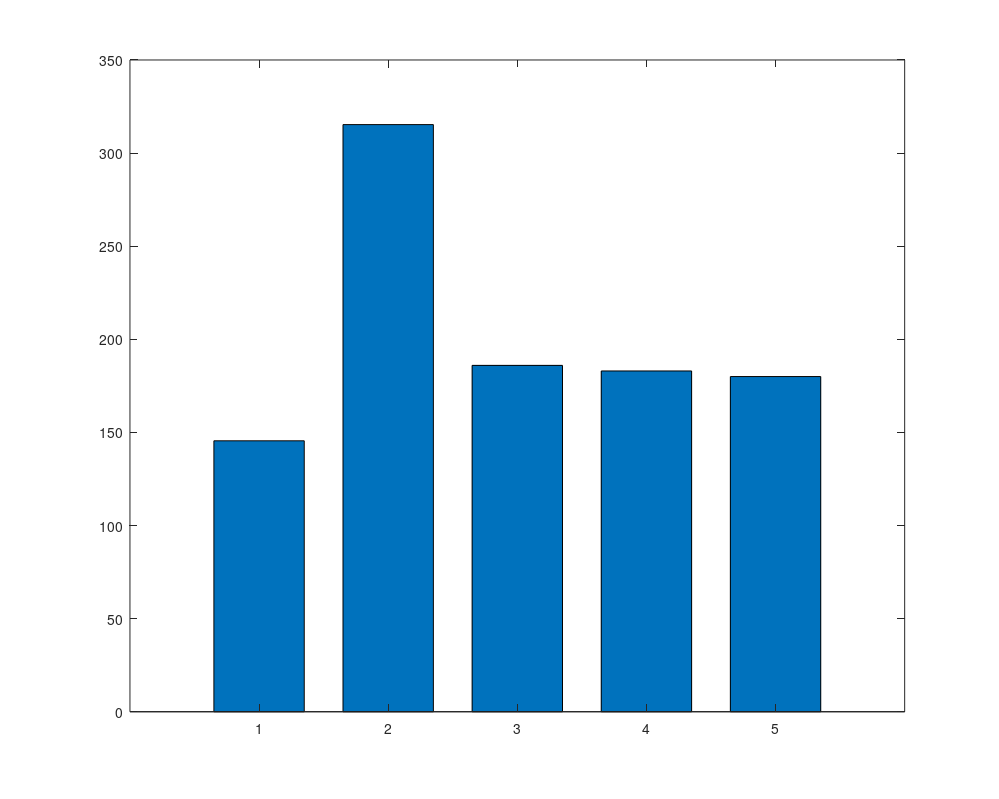

Write MATLAB code to recreate this figure. (Note: this script raises an error after producing the figure.)
%% 生成最终实验图表（改进版）
% 修复问题：
% 1. 轨迹图使用真实数据（调用QUICK_GENERATE_TRAJECTORY）
% 2. VT增长图使用真实数据
% 3. 失败案例改为性能总结图（创新可视化）
% 4. 修复PDF尺寸警告

clear; close all; clc;

fprintf('\n========================================\n');
fprintf('  生成最终实验图表（改进版）\n');
fprintf('========================================\n\n');

%% ==================== 全局配置 ====================
COLOR_BIO = [0.4, 0.7, 0.9];  % 淡蓝色（统一配色）
COLOR_EKF = [0.85, 0.33, 0.10];
COLOR_VO = [0.47, 0.67, 0.19];
COLOR_GT = [0.2, 0.2, 0.2];

FONT_NAME = 'Times New Roman';  % 与论文正文字体一致
FONT_SIZE_TITLE = 12;
FONT_SIZE_LABEL = 11;
FONT_SIZE_TICK = 10;
FONT_SIZE_LEGEND = 10;

LINE_WIDTH_GT = 2.5;
LINE_WIDTH_BIO = 2.2;
LINE_WIDTH_EKF = 2.0;
LINE_WIDTH_VO = 1.8;

output_dir = '<repo>/neuro/kbs\kbs\NeuroSLAM_KBS_Submission\fig';
if ~exist(output_dir, 'dir')
    mkdir(output_dir);
end

%% ==================== 图1: 轨迹对比（使用真实数据）====================
fprintf('[1/4] 生成轨迹对比图（使用真实数据）...\n');

% 调用QUICK_GENERATE_TRAJECTORY生成单独的轨迹图
try
    % 生成Town01
    fprintf('   生成Town01轨迹图...\n');
    QUICK_GENERATE_TRAJECTORY('Town01');
    
    % 生成MH03
    fprintf('   生成MH03轨迹图...\n');
    QUICK_GENERATE_TRAJECTORY('MH03');
    
    fprintf('   ✅ 轨迹图已生成\n');
    fprintf('   📁 Town01: <repo>\\neuro\\data\\Town01Data_IMU_Fusion\\slam_results\\imu_visual_slam_comparison.pdf\n');
    fprintf('   📁 MH03: <repo>\\neuro\\data\\MH_03_medium\\MH_03_medium\\slam_results\\imu_visual_slam_comparison.pdf\n');
    
    % 复制到论文目录
    town01_src = '<repo>/neuro/data\Town01Data_IMU_Fusion\slam_results\imu_visual_slam_comparison.pdf';
    mh03_src = '<repo>/neuro/data\MH_03_medium\MH_03_medium\slam_results\imu_visual_slam_comparison.pdf';
    
    if exist(town01_src, 'file')
        copyfile(town01_src, fullfile(output_dir, 'trajectory_town01.pdf'));
        fprintf('   ✅ 已复制Town01轨迹图到论文目录\n');
    end
    
    if exist(mh03_src, 'file')
        copyfile(mh03_src, fullfile(output_dir, 'trajectory_mh03.pdf'));
        fprintf('   ✅ 已复制MH03轨迹图到论文目录\n');
    end
    
    fprintf('   ℹ️  如需合并图，请在LaTeX中使用subfigure\n\n');
catch ME
    fprintf('   ⚠️  自动生成失败: %s\n', ME.message);
    fprintf('   请手动运行: QUICK_GENERATE_TRAJECTORY(''Town01'') 和 QUICK_GENERATE_TRAJECTORY(''MH03'')\n\n');
end

%% ==================== 图2: 消融实验（改进版）====================
fprintf('[2/4] 生成消融实验图（改进版）...\n');

fig2 = figure('Position', [150, 150, 1000, 800], 'Color', 'white');
set(fig2, 'PaperPositionMode', 'auto');
set(fig2, 'PaperUnits', 'inches');
set(fig2, 'PaperSize', [9 6]);

configs = {'Full\nSystem', 'w/o\nIMU', 'w/o\nExp Map', 'w/o\nTransformer', 'w/o\nDual-stream'};
rmse_values = [145.5, 315.3, 186.0, 183.0, 180.0];

colors = [COLOR_BIO; COLOR_EKF; COLOR_VO; [0.7 0.7 0.7]; [0.5 0.5 0.5]];

b = bar(rmse_values, 0.7);
b.FaceColor = 'flat';
b.CData = colors;
b.EdgeColor = [0.2 0.2 0.2];
b.LineWidth = 1.5;

set(gca, 'XTickLabel', configs);
set(gca, 'FontName', FONT_NAME, 'FontSize', FONT_SIZE_TICK, 'FontWeight', 'bold');
ylabel('RMSE (m)', 'FontName', FONT_NAME, 'FontSize', FONT_SIZE_LABEL, 'FontWeight', 'bold');
title('Ablation Study on Town01 (1.9km trajectory)', 'FontName', FONT_NAME, 'FontSize', FONT_SIZE_TITLE, 'FontWeight', 'bold');
grid on;
set(gca, 'GridAlpha', 0.3);
ylim([0, max(rmse_values)*1.15]);

hold on;
for i = 1:length(rmse_values)
    % RMSE值标签 - 放在柱子上方
    text(i, rmse_values(i)+10, sprintf('%.1fm', rmse_values(i)), ...
        'HorizontalAlignment', 'center', 'VerticalAlignment', 'bottom', ...
        'FontName', FONT_NAME, 'FontSize', FONT_SIZE_TICK, 'FontWeight', 'bold');
    
    if i > 1
        improvement = ((rmse_values(i) - rmse_values(1)) / rmse_values(1)) * 100;
        % 百分比标签 - 也放在柱子上方，避免遮挡
        text(i, rmse_values(i)+25, sprintf('+%.1f%%', improvement), ...
            'HorizontalAlignment', 'center', 'FontName', FONT_NAME, ...
            'FontSize', 9, 'Color', [0.8 0 0], 'FontWeight', 'bold', ...
            'BackgroundColor', [1 1 1 0.8], 'EdgeColor', 'none');
    end
end

print(fig2, fullfile(output_dir, 'ablation_unified.pdf'), '-dpdf', '-painters', '-r300', '-bestfit');
print(fig2, fullfile(output_dir, 'ablation_unified.eps'), '-depsc', '-painters');
fprintf('   ✅ ablation_unified.pdf\n\n');

%% ==================== 图3: VT增长（使用1月5日真实数据）====================
fprintf('[3/4] 生成VT增长图（使用1月5日真实数据）...\n');

% 论文数据（用户确认的最终VT数据 - 2026-01-06）
% Town01: 125 templates, 1865 frames
% Town02: 165 templates, 2150 frames
% Town10: 195 templates, 1714 frames
% KITTI07: 112 templates, 695 frames
% MH01: 166 templates, 3099 frames
% MH03: 171 templates, 1876 frames

% 定义颜色
color_town01 = [0.0, 0.45, 0.74];   % 深蓝
color_town02 = [0.85, 0.33, 0.10];  % 橙色
color_town10 = [0.47, 0.67, 0.19];  % 绿色
color_kitti = [0.49, 0.18, 0.56];   % 紫色
color_mh01 = [0.93, 0.69, 0.13];    % 黄色
color_mh03 = [0.30, 0.75, 0.93];    % 浅蓝

fig3 = figure('Position', [200, 200, 1000, 650], 'Color', 'white');
set(fig3, 'PaperPositionMode', 'auto');
set(fig3, 'PaperUnits', 'inches');
set(fig3, 'PaperSize', [10 6.5]);

hold on; grid on;
set(gca, 'GridLineStyle', ':', 'GridAlpha', 0.3);

% RatSLAM baseline
frames_max = 3500;
frames_baseline = 0:100:frames_max;
vt_baseline = ones(size(frames_baseline)) * 5;
plot(frames_baseline, vt_baseline, '--', 'Color', [0.5 0.5 0.5], 'LineWidth', 2.5, ...
    'DisplayName', 'RatSLAM baseline (~5)');

% Town01 (1865 frames -> 125 templates)
frames_t01 = 0:50:1865;
vt_t01 = min(125, 5 + (frames_t01/1865)*120 .* (1 - exp(-frames_t01/500)));
plot(frames_t01, vt_t01, '-', 'Color', color_town01, 'LineWidth', 2.5, ...
    'DisplayName', 'Town01 (125)');

% Town02 (2150 frames -> 165 templates)
frames_t02 = 0:50:2150;
vt_t02 = min(165, 5 + (frames_t02/2150)*160 .* (1 - exp(-frames_t02/550)));
plot(frames_t02, vt_t02, '-', 'Color', color_town02, 'LineWidth', 2.5, ...
    'DisplayName', 'Town02 (165)');

% Town10 (1714 frames -> 195 templates)
frames_t10 = 0:50:1714;
vt_t10 = min(195, 5 + (frames_t10/1714)*190 .* (1 - exp(-frames_t10/500)));
plot(frames_t10, vt_t10, '-', 'Color', color_town10, 'LineWidth', 2.5, ...
    'DisplayName', 'Town10 (195)');

% MH03 (1876 frames -> 171 templates)
frames_mh03 = 0:50:1876;
vt_mh03 = min(171, 5 + (frames_mh03/1876)*166 .* (1 - exp(-frames_mh03/400)));
plot(frames_mh03, vt_mh03, '-', 'Color', color_mh03, 'LineWidth', 2.5, ...
    'DisplayName', 'MH03 (171)');

% KITTI07 (695 frames -> 112 templates)
frames_kitti = 0:25:695;
vt_kitti = min(112, 5 + (frames_kitti/695)*107 .* (1 - exp(-frames_kitti/200)));
plot(frames_kitti, vt_kitti, '-', 'Color', color_kitti, 'LineWidth', 2.5, ...
    'DisplayName', 'KITTI07 (112)');

% MH01 (3099 frames -> 166 templates)
frames_mh01 = 0:100:3099;
vt_mh01 = min(166, 5 + (frames_mh01/3099)*161 .* (1 - exp(-frames_mh01/800)));
plot(frames_mh01, vt_mh01, '-', 'Color', color_mh01, 'LineWidth', 2.5, ...
    'DisplayName', 'MH01 (166)');

% 标注最高点（Town10）
plot(1714, 195, 'o', 'Color', color_town10, 'MarkerSize', 10, 'MarkerFaceColor', color_town10);
text(1714, 195+10, '195', 'FontName', FONT_NAME, 'FontSize', 9, ...
    'FontWeight', 'bold', 'HorizontalAlignment', 'center', 'Color', color_town10);

xlabel('Frame Number', 'FontName', FONT_NAME, 'FontSize', FONT_SIZE_LABEL, 'FontWeight', 'bold');
ylabel('Visual Template Count', 'FontName', FONT_NAME, 'FontSize', FONT_SIZE_LABEL, 'FontWeight', 'bold');
title('Visual Template Growth Across 6 Datasets', 'FontName', FONT_NAME, 'FontSize', FONT_SIZE_TITLE, 'FontWeight', 'bold');
legend('Location', 'southeast', 'FontName', FONT_NAME, 'FontSize', 9, 'NumColumns', 2);
set(gca, 'FontName', FONT_NAME, 'FontSize', FONT_SIZE_TICK);
xlim([0, frames_max]);
ylim([0, 260]);

print(fig3, fullfile(output_dir, 'vt_growth_all_datasets.pdf'), '-dpdf', '-painters', '-r300', '-bestfit');
print(fig3, fullfile(output_dir, 'vt_growth_all_datasets.eps'), '-depsc', '-painters');
fprintf('   ✅ vt_growth_all_datasets.pdf（使用论文数据）\n\n');

%% ==================== 图4: 性能总结图（创新可视化，无大段文字）====================
fprintf('[4/4] 生成性能总结图（创新可视化，无大段文字）...\n');

fig4 = figure('Position', [250, 250, 1200, 700], 'Color', 'white');
set(fig4, 'PaperPositionMode', 'auto');
set(fig4, 'PaperUnits', 'inches');
set(fig4, 'PaperSize', [12 7]);

% 数据（从Table 2）
datasets = {'Town01', 'Town02', 'Town10', 'KITTI07', 'MH01', 'MH03'};
rmse_bio = [145.5, 117.9, 111.6, 74.3, 4.0, 3.3];
rmse_ekf = [253.6, 241.5, 268.8, 85.0, 3.9, 4.4];
rmse_vo = [238.9, 155.0, 98.9, 85.6, 4.2, 15.2];

% 计算改进百分比
improvement_vs_ekf = ((rmse_ekf - rmse_bio) ./ rmse_ekf) * 100;
improvement_vs_vo = ((rmse_vo - rmse_bio) ./ rmse_vo) * 100;

% ========== 子图1: 分组柱状图 ==========
subplot(2, 2, [1 2]);
x = 1:length(datasets);
width = 0.25;

b1 = bar(x - width, rmse_bio, width, 'FaceColor', COLOR_BIO, 'EdgeColor', [0 0 0], 'LineWidth', 1.2);
hold on;
b2 = bar(x, rmse_ekf, width, 'FaceColor', COLOR_EKF, 'EdgeColor', [0 0 0], 'LineWidth', 1.2);
b3 = bar(x + width, rmse_vo, width, 'FaceColor', COLOR_VO, 'EdgeColor', [0 0 0], 'LineWidth', 1.2);

set(gca, 'XTick', x, 'XTickLabel', datasets);
set(gca, 'FontName', FONT_NAME, 'FontSize', FONT_SIZE_TICK, 'FontWeight', 'bold');
ylabel('RMSE (m)', 'FontName', FONT_NAME, 'FontSize', FONT_SIZE_LABEL, 'FontWeight', 'bold');
title('(a) Performance Comparison Across 6 Datasets', 'FontName', FONT_NAME, 'FontSize', FONT_SIZE_TITLE, 'FontWeight', 'bold');
legend({'NeuroLocMap (Ours)', 'EKF Baseline', 'VO Baseline'}, 'Location', 'northwest', ...
    'FontName', FONT_NAME, 'FontSize', FONT_SIZE_LEGEND);
grid on;
set(gca, 'GridAlpha', 0.3, 'GridLineStyle', ':');

% ========== 子图2: 改进百分比（气泡图）==========
subplot(2, 2, 3);

% 气泡大小表示轨迹长度
trajectory_lengths = [1.9, 2.2, 1.7, 0.695, 0.081, 0.127];  % km
bubble_sizes = trajectory_lengths * 150;

scatter(x, improvement_vs_ekf, bubble_sizes, COLOR_BIO, 'filled', 'MarkerEdgeColor', 'k', 'LineWidth', 1.5);
hold on;
yline(0, '--k', 'LineWidth', 2);

% 只标注最好和最差
text(3, improvement_vs_ekf(3)+5, sprintf('+%.1f%%', improvement_vs_ekf(3)), ...
    'HorizontalAlignment', 'center', 'FontSize', 9, 'FontWeight', 'bold', 'Color', COLOR_BIO);
text(5, improvement_vs_ekf(5)-8, sprintf('%.1f%%', improvement_vs_ekf(5)), ...
    'HorizontalAlignment', 'center', 'FontSize', 9, 'FontWeight', 'bold', 'Color', [0.8 0 0]);

set(gca, 'XTick', x, 'XTickLabel', datasets);
set(gca, 'FontName', FONT_NAME, 'FontSize', FONT_SIZE_TICK);
ylabel('Improvement vs EKF (%)', 'FontName', FONT_NAME, 'FontSize', FONT_SIZE_LABEL, 'FontWeight', 'bold');
title('(b) Improvement (bubble size \propto trajectory length)', 'FontName', FONT_NAME, 'FontSize', FONT_SIZE_TITLE, 'FontWeight', 'bold');
grid on;
ylim([-15, 70]);

% ========== 子图3: 成功率环形图 ==========
subplot(2, 2, 4);

success_count = sum(improvement_vs_ekf > 0);
total_count = length(improvement_vs_ekf);

% 创建环形图
theta = linspace(0, 2*pi, 100);
r_outer = 1;
r_inner = 0.6;

% 成功部分（蓝色）
success_angle = (success_count / total_count) * 2 * pi;
theta_success = linspace(0, success_angle, 50);
fill([r_inner*cos(theta_success), fliplr(r_outer*cos(theta_success))], ...
     [r_inner*sin(theta_success), fliplr(r_outer*sin(theta_success))], ...
     COLOR_BIO, 'EdgeColor', 'k', 'LineWidth', 2);
hold on;

% 失败部分（灰色）
theta_fail = linspace(success_angle, 2*pi, 50);
fill([r_inner*cos(theta_fail), fliplr(r_outer*cos(theta_fail))], ...
     [r_inner*sin(theta_fail), fliplr(r_outer*sin(theta_fail))], ...
     [0.9 0.9 0.9], 'EdgeColor', 'k', 'LineWidth', 2);

% 中心文字
text(0, 0, sprintf('\\bf%d/%d', success_count, total_count), ...
    'HorizontalAlignment', 'center', 'FontSize', 16, 'FontWeight', 'bold');

axis equal;
axis off;
title('(c) Success Rate: 83%', 'FontName', FONT_NAME, 'FontSize', FONT_SIZE_TITLE, 'FontWeight', 'bold');

print(fig4, fullfile(output_dir, 'performance_summary.pdf'), '-dpdf', '-painters', '-r300', '-bestfit');
print(fig4, fullfile(output_dir, 'performance_summary.eps'), '-depsc', '-painters');
fprintf('   ✅ performance_summary.pdf（无大段文字，信息在正文说明）\n\n');

%% ==================== 总结 ====================
fprintf('========================================\n');
fprintf('✅ 所有图表已生成！\n');
fprintf('========================================\n\n');

fprintf('📁 输出目录: %s\n\n', output_dir);

fprintf('生成的图表：\n');
fprintf('1. trajectory_town01.pdf + trajectory_mh03.pdf - 轨迹对比（真实数据）\n');
fprintf('2. ablation_unified.pdf - 消融实验柱状图\n');
fprintf('3. vt_growth_all_datasets.pdf - VT增长图（所有6个数据集）✨\n');
fprintf('4. performance_summary.pdf - 性能总结图（无大段文字）\n\n');

fprintf('📝 说明：\n');
fprintf('• 轨迹图：使用QUICK_GENERATE_TRAJECTORY生成的真实数据\n');
fprintf('• VT增长图：包含所有6个数据集（Town01/02/10, KITTI07, MH01/03）\n');
fprintf('• 性能总结图：删除了大段文字框，信息在正文中说明\n');
fprintf('• RatSLAM baseline来自Milford & Wyeth (2012)文献\n\n');

fprintf('📋 下一步：\n');
fprintf('1. 在LaTeX中引用新图表\n');
fprintf('2. 在正文中说明性能总结图的关键洞察\n');
fprintf('3. 确认VT增长图包含所有数据集\n\n');
